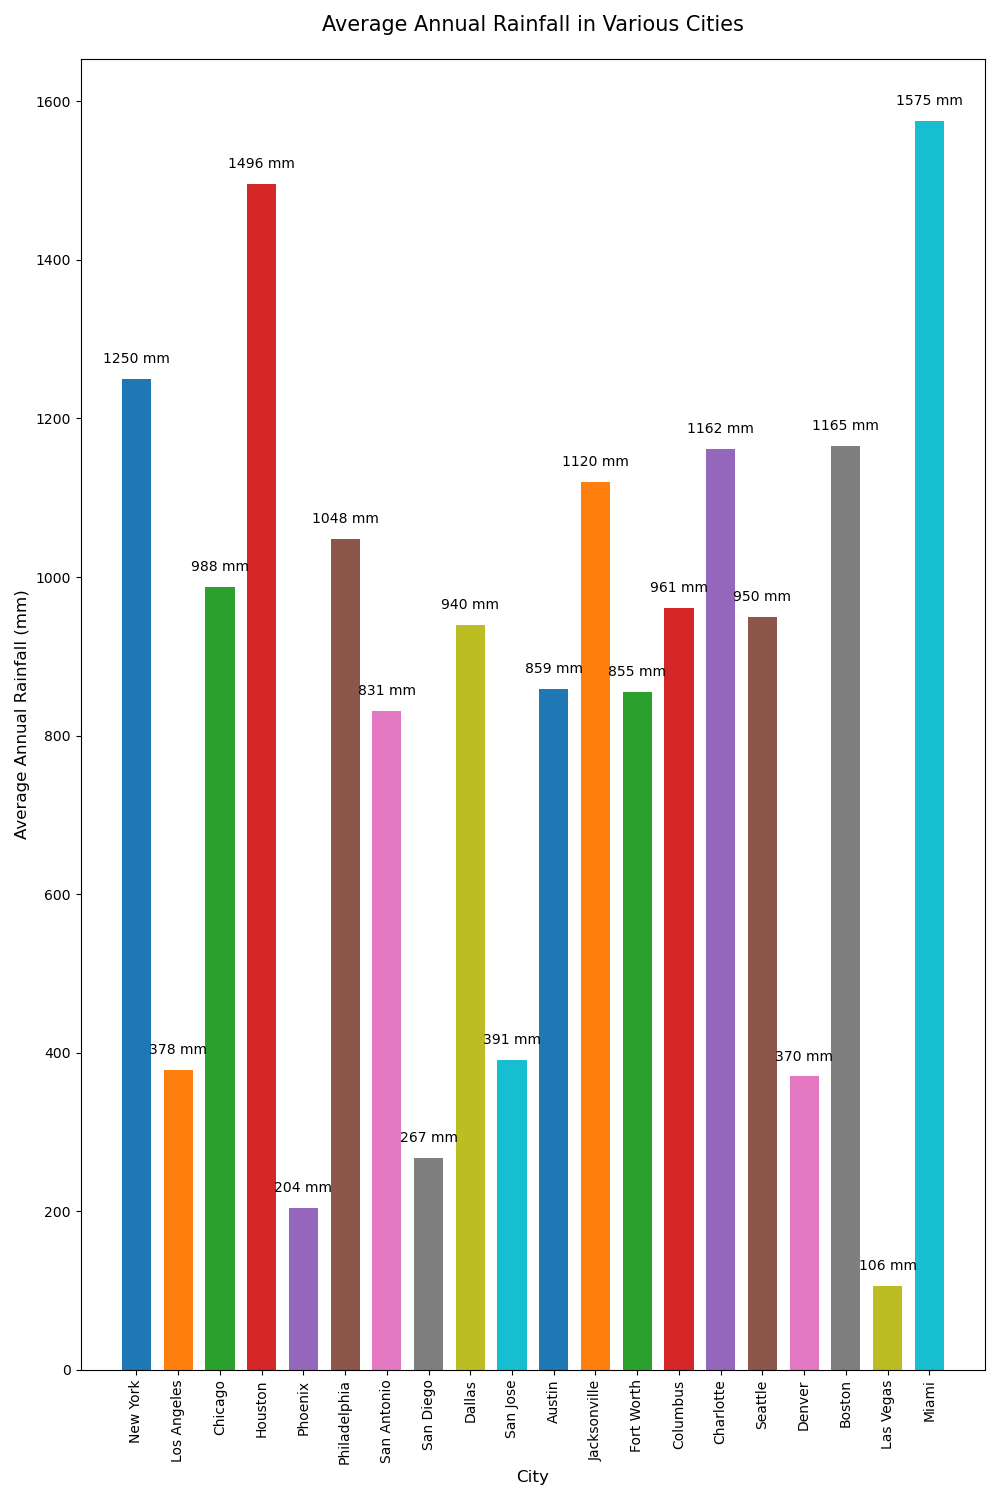

This figure's Python source:

import matplotlib.pyplot as plt

# Data
cities = [
    "New York", "Los Angeles", "Chicago", "Houston",
    "Phoenix", "Philadelphia", "San Antonio", "San Diego", 
    "Dallas", "San Jose", "Austin", "Jacksonville", "Fort Worth", 
    "Columbus", "Charlotte", "Seattle", "Denver", "Boston", 
    "Las Vegas", "Miami"
]
rainfall = [1250, 378, 988, 1496, 204, 1048, 831, 267, 940, 391, 859, 1120, 855, 961, 1162, 950, 370, 1165, 106, 1575]

# Colors for each city
colors = [
    '#1f77b4', '#ff7f0e', '#2ca02c', '#d62728', '#9467bd',
    '#8c564b', '#e377c2', '#7f7f7f', '#bcbd22', '#17becf',
    '#1f77b4', '#ff7f0e', '#2ca02c', '#d62728', '#9467bd',
    '#8c564b', '#e377c2', '#7f7f7f', '#bcbd22', '#17becf'
]

# Plot
fig, ax = plt.subplots(figsize=(10, 15)) # Adjusted size for vertical layout
bars = ax.bar(cities, rainfall, color=colors, width=0.7) # Adjusted bar width to 0.7

# Set the title and labels
ax.set_title('Average Annual Rainfall in Various Cities', fontsize=15, pad=20)
ax.set_xlabel('City', fontsize=12)
ax.set_ylabel('Average Annual Rainfall (mm)', fontsize=12)

# Customize the tick labels
plt.xticks(rotation=90, fontsize=10)
plt.yticks(fontsize=10)

# Add the data values on the bars
for bar in bars:
    height = bar.get_height()
    label_y_pos = height + 20
    ax.text(bar.get_x() + bar.get_width()/2, label_y_pos, f'{height} mm', ha='center')

# Show the plot
plt.tight_layout()
plt.show()
